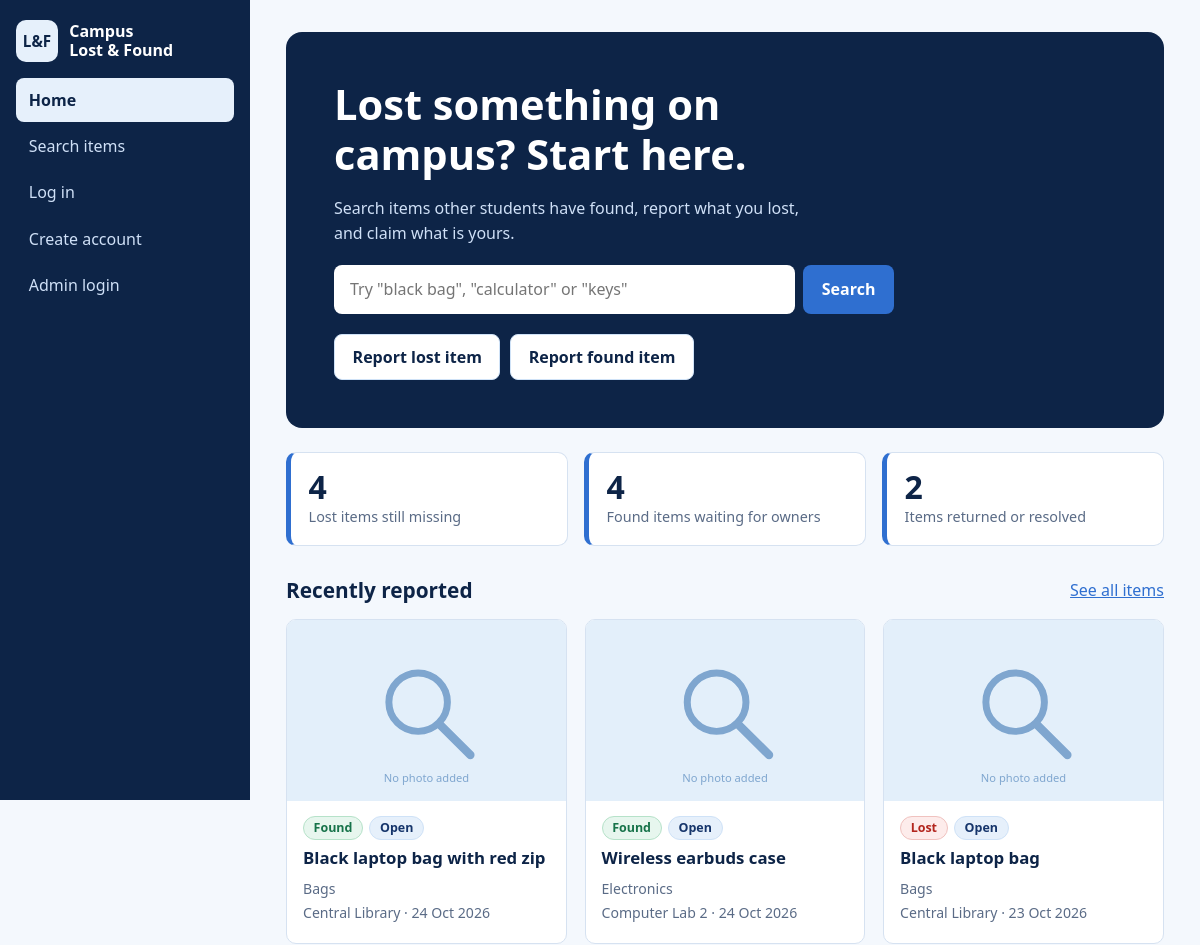
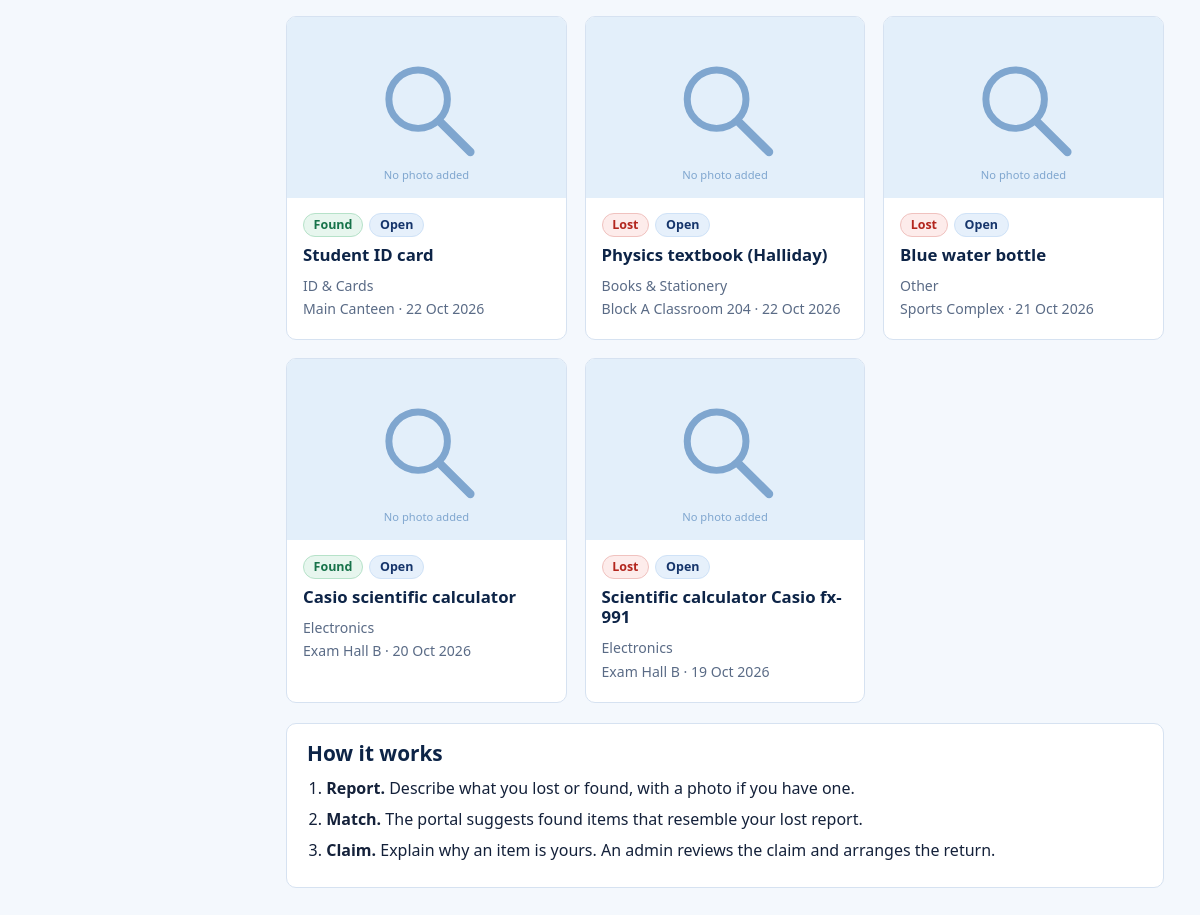
The page / on the database its author committed (2 pictures, top to bottom).
### tables this page shows
CREATE TABLE items (
  id          INT UNSIGNED NOT NULL AUTO_INCREMENT,
  user_id     INT UNSIGNED NOT NULL,
  type        ENUM('lost','found') NOT NULL,
  title       VARCHAR(120) NOT NULL,
  category    VARCHAR(50)  NOT NULL,
  location    VARCHAR(150) NOT NULL,
  item_date   DATE NOT NULL,
  description TEXT NOT NULL,
  image       VARCHAR(100) DEFAULT NULL,
  status      ENUM('open','returned','resolved') NOT NULL DEFAULT 'open',
  created_at  TIMESTAMP NOT NULL DEFAULT CURRENT_TIMESTAMP,
  updated_at  TIMESTAMP NOT NULL DEFAULT CURRENT_TIMESTAMP ON UPDATE CURRENT_TIMESTAMP,
  PRIMARY KEY (id),
  KEY idx_items_type_status (type, status),
  KEY idx_items_category (category),
  KEY idx_items_user (user_id),
  CONSTRAINT fk_items_user FOREIGN KEY (user_id) REFERENCES users(id) ON DELETE CASCADE
);

### includes/functions.php (the view, shortened to what this page needs)
<?php
function e($v): string { return htmlspecialchars((string)$v, ENT_QUOTES | ENT_SUBSTITUTE, 'UTF-8'); }
function url(string $path = ''): string { return BASE_URL . '/' . ltrim($path, '/'); }
function fmt_date(?string $d): string { return $d ? date('d M Y', strtotime($d)) : ''; }
function status_badge(string $status): string
{
    return '<span class="badge badge-' . e($status) . '">' . e(STATUS_LABELS[$status] ?? ucfirst($status)) . '</span>';
}
function type_badge(string $type): string
{
    return '<span class="badge badge-' . e($type) . '">' . ($type === 'lost' ? 'Lost' : 'Found') . '</span>';
}
function image_url(?string $img): string
{
    return $img ? url('uploads/' . rawurlencode($img)) : url('assets/images/placeholder.svg');
}
function item_card(array $it, string $extra = ''): string
{
    $h  = '<article class="card item-card">';
    $h .= '<a class="card-img" href="' . url('item-details.php?id=' . (int)$it['id']) . '">';
    $h .= '<img src="' . e(image_url($it['image'])) . '" alt="' . e($it['title']) . '" loading="lazy"></a>';
    $h .= '<div class="card-body"><div class="badges">' . type_badge($it['type']) . status_badge($it['status']) . '</div>';
    $h .= '<h3><a href="' . url('item-details.php?id=' . (int)$it['id']) . '">' . e($it['title']) . '</a></h3>';
    $h .= '<p class="meta">' . e($it['category']) . '</p>';
    $h .= '<p class="meta">' . e($it['location']) . ' &middot; ' . e(fmt_date($it['item_date'])) . '</p>' . $extra . '</div></article>';
    return $h;
}

### includes/header.php (shortened to what this page needs)
<?php
$user       = current_user();
$adminArea  = $adminArea ?? false;
$script     = $_SERVER['SCRIPT_NAME'] ?? '';
$typeParam  = $_GET['type'] ?? '';
if ($adminArea && $user) {
    $links = [
        ['admin/dashboard.php', 'Dashboard'], ['admin/claims.php', 'Claims'],
        ['admin/items.php', 'Reports'], ['admin/users.php', 'Users'], ['index.php', 'Student site'],
    ];
} else {
    $links = [['index.php', 'Home'], ['search-items.php', 'Search items'], ['login.php', 'Log in'],
              ['register.php', 'Create account'], ['admin/login.php', 'Admin login']];
}
function nav_active(string $link, string $script, string $typeParam): bool
{
    $path = explode('?', $link)[0];
    if (substr($script, -strlen($path)) !== $path) { return false; }
    return true;
}
?>
<!DOCTYPE html>
<html lang="en">
<head>
  <link rel="stylesheet" href="<?= url('assets/css/style.css') ?>">
</head>
<body>
<div class="shell">
  <aside class="sidebar" id="sidebar">
    <a class="brand" href="<?= url($adminArea ? 'admin/dashboard.php' : 'index.php') ?>">
      <span class="brand-mark" aria-hidden="true">L&amp;F</span>
      <span>Campus<br>Lost &amp; Found<?= $adminArea ? ' <small>Admin</small>' : '' ?></span>
    </a>
    <nav aria-label="Main">
      <?php foreach ($links as [$href, $label]): ?>
        <a href="<?= url($href) ?>" class="<?= nav_active($href, $script, $typeParam) ? 'active' : '' ?>"><?= e($label) ?></a>
      <?php endforeach; ?>
    </nav>
  </aside>
  <main id="main" class="content">

### index.php (shortened to what this page needs)
<?php
require __DIR__ . '/includes/header.php';
$pdo = db();
$stats = $pdo->query("SELECT SUM(type='lost' AND status='open') AS lost_open, SUM(type='found' AND status='open') AS found_open,
                      SUM(status<>'open') AS resolved FROM items")->fetch();
$recent = $pdo->query("SELECT * FROM items ORDER BY created_at DESC LIMIT 8")->fetchAll();
?>
<section class="hero">
  <h1>Lost something on campus? Start here.</h1>
  <p>Search items other students have found, report what you lost, and claim what is yours.</p>
  <form class="hero-search" action="<?= url('search-items.php') ?>" method="get">
    <input id="hq" type="search" name="q" placeholder="Try &quot;black bag&quot;, &quot;calculator&quot; or &quot;keys&quot;">
    <button class="btn btn-primary" type="submit">Search</button>
  </form>
  <div class="hero-actions">
    <a class="btn btn-light" href="<?= url('report-item.php?type=lost') ?>">Report lost item</a>
    <a class="btn btn-light" href="<?= url('report-item.php?type=found') ?>">Report found item</a>
  </div>
</section>
<div class="stats">
  <div class="stat"><strong><?= (int)$stats['lost_open'] ?></strong><span>Lost items still missing</span></div>
  <div class="stat"><strong><?= (int)$stats['found_open'] ?></strong><span>Found items waiting for owners</span></div>
  <div class="stat"><strong><?= (int)$stats['resolved'] ?></strong><span>Items returned or resolved</span></div>
</div>
<div class="section-head"><h2>Recently reported</h2><a href="<?= url('search-items.php') ?>">See all items</a></div>
<?php if ($recent): ?>
  <div class="grid"><?php foreach ($recent as $it) { echo item_card($it); } ?></div>
<?php else: ?>
  <p class="empty">No reports yet. Be the first to <a href="<?= url('report-item.php?type=lost') ?>">report an item</a>.</p>
<?php endif; ?>
<section class="panel steps">
  <h2>How it works</h2>
  <ol>
    <li><strong>Report.</strong> Describe what you lost or found, with a photo if you have one.</li>
    <li><strong>Match.</strong> The portal suggests found items that resemble your lost report.</li>
    <li><strong>Claim.</strong> Explain why an item is yours. An admin reviews the claim and arranges the return.</li>
  </ol>
</section>
<?php require __DIR__ . '/includes/footer.php'; ?>

### includes/footer.php (shortened to what this page needs)
  </main>
</div>
</body>
</html>

### assets/css/style.css (style rules this page uses)
:root { --navy: #0d2447; --navy-2: #16356b; --blue: #2f6fd0; --sky: #e6f0fb; --sky-2: #cfe2f7; --ink: #14213a; --muted: #5a6b86; --line: #d6e2f1; --white: #fff; --red: #b3261e; --green: #17734a; --amber: #8a5a00; --radius: 10px; --sidebar: 250px; }
* { box-sizing: border-box; }
html { scroll-behavior: smooth; }
body { margin: 0; color: var(--ink); background: #f4f8fd; font: 16px/1.55 "Segoe UI", system-ui, -apple-system, Roboto, Arial, sans-serif; }
h1, h2, h3 { color: var(--navy); line-height: 1.2; margin: 0 0 .6rem; }
h1 { font-size: 1.9rem; }
h2 { font-size: 1.3rem; }
h3 { font-size: 1.05rem; }
a { color: var(--blue); }
.shell { display: flex; min-height: 100vh; }
.sidebar { width: var(--sidebar); flex: none; background: var(--navy); color: #fff; padding: 1.25rem 1rem; display: flex; flex-direction: column; gap: 1rem; position: sticky; top: 0; height: 100vh; overflow-y: auto; }
.brand { display: flex; align-items: center; gap: .7rem; color: #fff; text-decoration: none; font-weight: 600; line-height: 1.2; }
.brand-mark { display: grid; place-items: center; width: 42px; height: 42px; border-radius: 10px; background: var(--sky); color: var(--navy); font-weight: 800; font-size: .95rem; }
.sidebar nav { display: flex; flex-direction: column; gap: .15rem; flex: 1; }
.sidebar nav a { color: #cfe0f7; text-decoration: none; padding: .6rem .8rem; border-radius: 8px; }
.sidebar nav a.active { background: var(--sky); color: var(--navy); font-weight: 600; }
.content { flex: 1; min-width: 0; padding: 2rem clamp(1rem, 3vw, 2.5rem); max-width: 1200px; }
.btn { display: inline-block; border: 1px solid transparent; border-radius: 8px; padding: .6rem 1.1rem; font: inherit; font-weight: 600; cursor: pointer; text-decoration: none; text-align: center; }
.btn-primary { background: var(--blue); color: #fff; }
.btn-light { background: var(--white); color: var(--navy); border-color: var(--sky-2); }
.hero { background: var(--navy); color: #fff; border-radius: 16px; padding: clamp(1.5rem, 4vw, 3rem); margin-bottom: 1.5rem; }
.hero h1 { color: #fff; font-size: clamp(1.7rem, 4vw, 2.6rem); max-width: 18ch; }
.hero p { color: #cfe0f7; max-width: 52ch; }
.hero-search { display: flex; gap: .5rem; margin: 1.25rem 0; max-width: 560px; }
.hero-search input { flex: 1; min-width: 0; border: 0; border-radius: 8px; padding: .75rem 1rem; font: inherit; }
.hero-actions { display: flex; gap: .6rem; flex-wrap: wrap; }
.stats { display: grid; grid-template-columns: repeat(auto-fit, minmax(170px, 1fr)); gap: 1rem; margin-bottom: 2rem; }
.stat { background: var(--white); border: 1px solid var(--line); border-left: 5px solid var(--blue); border-radius: var(--radius); padding: 1rem 1.1rem; }
.stat strong { display: block; font-size: 2rem; color: var(--navy); line-height: 1.1; }
.stat span { color: var(--muted); font-size: .9rem; }
.section-head { display: flex; align-items: center; justify-content: space-between; gap: 1rem; flex-wrap: wrap; margin: 1.5rem 0 1rem; }
.section-head h1, .section-head h2 { margin: 0; }
.grid { display: grid; grid-template-columns: repeat(auto-fill, minmax(230px, 1fr)); gap: 1.1rem; }
.card { background: var(--white); border: 1px solid var(--line); border-radius: var(--radius); overflow: hidden; display: flex; flex-direction: column; }
.card-img { display: block; aspect-ratio: 16 / 10; background: var(--sky); }
.card-img img { width: 100%; height: 100%; object-fit: cover; display: block; }
.card-body { padding: .9rem 1rem 1.1rem; }
.card-body h3 a { color: var(--navy); text-decoration: none; }
.meta { margin: .1rem 0; color: var(--muted); font-size: .88rem; }
.badges { display: flex; gap: .4rem; flex-wrap: wrap; margin-bottom: .5rem; }
.badge { display: inline-block; padding: .1rem .6rem; border-radius: 99px; font-size: .78rem; font-weight: 600; border: 1px solid; }
.badge-lost { background: #fdeceb; color: var(--red); border-color: #f0c2bf; }
.badge-found { background: #e7f6ee; color: var(--green); border-color: #b6e2c9; }
.badge-open { background: var(--sky); color: var(--navy-2); border-color: var(--sky-2); }
.panel { background: var(--white); border: 1px solid var(--line); border-radius: var(--radius); padding: 1.1rem 1.25rem; margin: 1.25rem 0; }
.steps ol { margin: 0; padding-left: 1.2rem; }
.steps li { margin: .4rem 0; }
input, select, textarea { width: 100%; border: 1px solid #b9cde6; border-radius: 8px; padding: .6rem .75rem; font: inherit; background: #fff; color: var(--ink); }

### rows shown on the page
items: type "Found", status "Open", title "Black laptop bag with red zip", category "Bags", location "Central Library", item_date "24 Oct 2026"
items: type "Found", status "Open", title "Wireless earbuds case", category "Electronics", location "Computer Lab 2", item_date "24 Oct 2026"
items: type "Lost", status "Open", title "Black laptop bag", category "Bags", location "Central Library", item_date "23 Oct 2026"
items: type "Found", status "Open", title "Student ID card", category "ID & Cards", location "Main Canteen", item_date "22 Oct 2026"
items: type "Lost", status "Open", title "Physics textbook (Halliday)", category "Books & Stationery", location "Block A Classroom 204", item_date "22 Oct 2026"
items: type "Lost", status "Open", title "Blue water bottle", category "Other", location "Sports Complex", item_date "21 Oct 2026"
items: type "Found", status "Open", title "Casio scientific calculator", category "Electronics", location "Exam Hall B", item_date "20 Oct 2026"
items: type "Lost", status "Open", title "Scientific calculator Casio fx-991", category "Electronics", location "Exam Hall B", item_date "19 Oct 2026"

### other values the page prints
$label "Home"
$label "Search items"
$label "Log in"
$label "Create account"
$label "Admin login"
$stats['lost_open'] "4"
$stats['found_open'] "4"
$stats['resolved'] "2"
